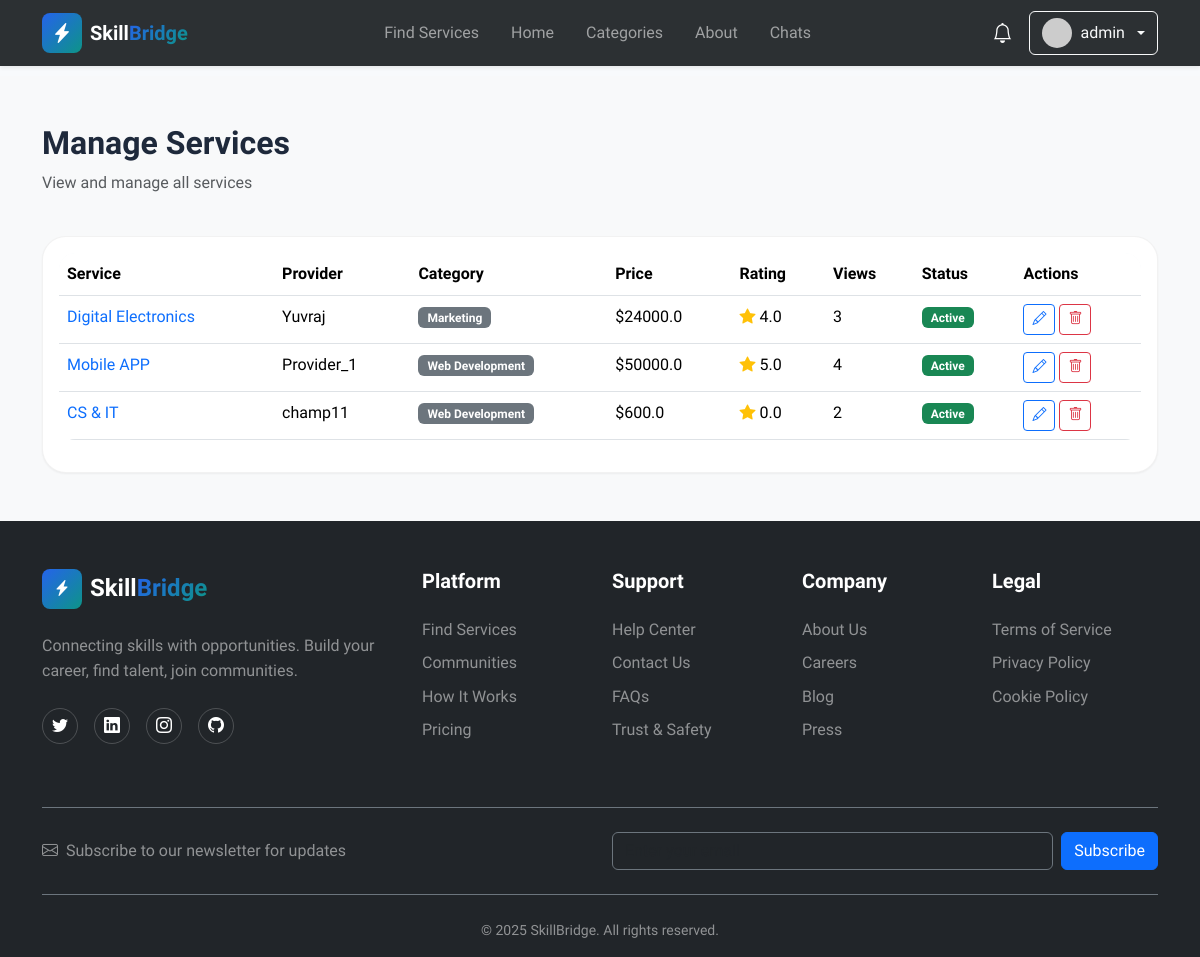
Page /admin/services (signed in) on the committed database.
### models.py (models this page shows, shortened)
class User(UserMixin, db.Model):
    __tablename__ = 'users'
    id = db.Column(db.Integer, primary_key=True)
    username = db.Column(db.String(80), unique=True, nullable=False, index=True)
    email = db.Column(db.String(120), unique=True, nullable=False, index=True)
    password_hash = db.Column(db.String(255), nullable=False)
    user_type = db.Column(db.String(20), nullable=False, default='client')
    full_name = db.Column(db.String(100))
    bio = db.Column(db.Text)
    avatar_url = db.Column(db.String(255), default='default-avatar.png')
    phone = db.Column(db.String(20))
    is_active = db.Column(db.Boolean, default=True)
    is_verified = db.Column(db.Boolean, default=False)
    created_at = db.Column(db.DateTime, default=datetime.utcnow, nullable=False)
    updated_at = db.Column(db.DateTime, default=datetime.utcnow, onupdate=datetime.utcnow)
    services = db.relationship('Service', backref='provider', lazy='dynamic',
                              foreign_keys='Service.user_id')
    reviews = db.relationship('Review', backref='reviewer', lazy='dynamic',
                             foreign_keys='Review.user_id')
    orders_as_buyer = db.relationship('Order', backref='buyer', lazy='dynamic',
                                     foreign_keys='Order.buyer_id')
    orders_as_seller = db.relationship('Order', backref='seller', lazy='dynamic',
                                      foreign_keys='Order.seller_id')
    favorites = db.relationship('Favorite', backref='user', lazy='dynamic',
                               cascade='all, delete-orphan')
    notifications = db.relationship('Notification', backref='user', lazy='dynamic',
                                   cascade='all, delete-orphan')
    def is_admin(self):
        return self.user_type == 'admin'
    def get_unread_notifications_count(self):
        return self.notifications.filter_by(is_read=False).count()
    def get_recent_notifications(self, limit=5):
        return self.notifications.order_by(db.text('created_at desc')).limit(limit)
    def get_avatar_url(self):
        from flask import url_for
        if not self.avatar_url or self.avatar_url == 'default-avatar.png':
            return f"https://ui-avatars.com/api/?name={self.username}&background=random&color=fff&size=128"
        if self.avatar_url.startswith('http'):
            return self.avatar_url
        return url_for('static', filename='avatars/' + self.avatar_url)

class Service(db.Model):
    __tablename__ = 'services'
    id = db.Column(db.Integer, primary_key=True)
    title = db.Column(db.String(200), nullable=False, index=True)
    description = db.Column(db.Text, nullable=False)
    price = db.Column(db.Float, nullable=False)
    delivery_time = db.Column(db.String(50))  # e.g., "3 days", "1 week"
    user_id = db.Column(db.Integer, db.ForeignKey('users.id'), nullable=False, index=True)
    category_id = db.Column(db.Integer, db.ForeignKey('categories.id'), nullable=False, index=True)
    favorited_by = db.relationship('Favorite', backref='service', lazy='dynamic', cascade='all, delete-orphan')
    image_url = db.Column(db.String(255), default='default-service.jpg')
    tags = db.Column(db.String(255))
    is_active = db.Column(db.Boolean, default=True)
    view_count = db.Column(db.Integer, default=0)
    created_at = db.Column(db.DateTime, default=datetime.utcnow, index=True)
    updated_at = db.Column(db.DateTime, default=datetime.utcnow, onupdate=datetime.utcnow)
    reviews = db.relationship('Review', backref='service', lazy='dynamic',
                             cascade='all, delete-orphan')
    orders = db.relationship('Order', backref='service', lazy='dynamic')
    favorited_by = db.relationship('Favorite', backref='service', lazy='dynamic',
                                   cascade='all, delete-orphan')
    def get_average_rating(self):
        reviews = self.reviews.all()
        if not reviews:
            return 0.0
        total_rating = sum(review.rating for review in reviews)
        return round(total_rating / len(reviews), 1)

class Category(db.Model):
    __tablename__ = 'categories'
    id = db.Column(db.Integer, primary_key=True)
    name = db.Column(db.String(100), unique=True, nullable=False, index=True)
    description = db.Column(db.Text)
    icon = db.Column(db.String(50))  # Icon class name (e.g., 'bi-code')
    color = db.Column(db.String(50))  # Color class for styling
    created_at = db.Column(db.DateTime, default=datetime.utcnow)
    services = db.relationship('Service', backref='category', lazy='dynamic')

class Review(db.Model):
    __tablename__ = 'reviews'
    id = db.Column(db.Integer, primary_key=True)
    rating = db.Column(db.Integer, nullable=False)  # 1 to 5
    comment = db.Column(db.Text)
    service_id = db.Column(db.Integer, db.ForeignKey('services.id'), nullable=False, index=True)
    user_id = db.Column(db.Integer, db.ForeignKey('users.id'), nullable=False, index=True)
    created_at = db.Column(db.DateTime, default=datetime.utcnow)
    __table_args__ = (
        db.Index('idx_service_user', 'service_id', 'user_id'),
    )

### routes.py (the view)
@admin_bp.route('/services')
@admin_required
def services():
    services = Service.query.order_by(Service.created_at.desc()).all()
    return render_template('admin/services.html', services=services)

### routes.py (called while the page is built)
def admin_required(f):
    @wraps(f)
    def decorated_function(*args, **kwargs):
        if not current_user.is_authenticated or not current_user.is_admin():
            flash('You need admin privileges to access this page.', 'danger')
            return redirect(url_for('main.index'))
        return f(*args, **kwargs)
    return decorated_function

### templates/admin/services.html (shortened to what this page needs)
{% extends 'base.html' %}
{% block content %}
<section class="py-5 bg-light">
    <div class="container">
        <div class="row mb-4">
            <div class="col">
                <h2 class="fw-bold">Manage Services</h2>
                <p class="text-muted">View and manage all services</p>
            </div>
        </div>
        <div class="card">
            <div class="card-body">
                <div class="table-responsive">
                    <table class="table table-hover">
                        <thead>
                            <tr>
                                <th>Service</th>
                                <th>Provider</th>
                                <th>Category</th>
                                <th>Price</th>
                                <th>Rating</th>
                                <th>Views</th>
                                <th>Status</th>
                                <th>Actions</th>
                            </tr>
                        </thead>
                        <tbody>
                            {% for service in services %}
                            <tr>
                                <td>
                                    <a href="{{ url_for('service.detail', service_id=service.id) }}"
                                        class="text-decoration-none fw-medium">
                                        {{ service.title[:50] }}{% if service.title|length > 50 %}...{% endif %}
                                    </a>
                                </td>
                                <td>{{ service.provider.username }}</td>
                                <td>
                                    <span class="badge bg-secondary">{{ service.category.name }}</span>
                                </td>
                                <td>${{ service.price }}</td>
                                <td>
                                    <i class="bi bi-star-fill text-warning"></i>
                                    {{ service.get_average_rating() }}
                                </td>
                                <td>{{ service.view_count }}</td>
                                <td>
                                    <span class="badge bg-{% if service.is_active %}success{% else %}danger{% endif %}">
                                        {% if service.is_active %}Active{% else %}Inactive{% endif %}
                                    </span>
                                </td>
                                <td>
                                    <a href="{{ url_for('service.edit', service_id=service.id) }}"
                                        class="btn btn-sm btn-outline-primary">
                                        <i class="bi bi-pencil"></i>
                                    </a>
                                    <form method="POST" action="{{ url_for('service.delete', service_id=service.id) }}"
                                        class="d-inline">
                                        <button type="submit" class="btn btn-sm btn-outline-danger"
                                            onclick="return confirm('PERMANENT DELETE: This will completely remove the service from the database. This action cannot be undone. Continue?')">
                                            <i class="bi bi-trash"></i>
                                        </button>
                                    </form>
                                </td>
                            </tr>
                            {% endfor %}
                        </tbody>
                    </table>
                </div>
            </div>
        </div>
    </div>
</section>
{% endblock %}

### templates/components/header.html (shortened to what this page needs)
<header class="navbar navbar-expand-lg navbar-dark bg-dark fixed-top shadow-sm">
    <div class="container">
        <a class="navbar-brand d-flex align-items-center" href="{{ url_for('main.index') }}">
            <div class="logo-icon gradient-primary rounded-3 p-2 me-2">
                <i class="bi bi-lightning-charge-fill text-white"></i>
            </div>
            <span class="fw-bold">Skill<span class="text-gradient">Bridge</span></span>
        </a>
        <div class="collapse navbar-collapse" id="navbarNav">
            <ul class="navbar-nav mx-auto">
                <li class="nav-item">
                    <a class="nav-link" href="{{ url_for('service.browse') }}">Find Services</a>
                </li>
                <li class="nav-item">
                    <a class="nav-link" href="{{ url_for('main.index') }}">Home</a>
                </li>
                <li class="nav-item">
                    <a class="nav-link" href="{{ url_for('main.index') }}#categories">Categories</a>
                </li>
                <li class="nav-item">
                    <a class="nav-link" href="{{ url_for('main.about') }}">About</a>
                </li>
                {% if current_user.is_authenticated %}
                <li class="nav-item">
                    <a class="nav-link" href="{{ url_for('user.chats') }}">Chats</a>
                </li>
                {% endif %}
            </ul>
            <div class="d-flex align-items-center gap-3 mt-3 mt-lg-0">
                {% if current_user.is_authenticated %}
                <div class="dropdown">
                    <button class="btn btn-link text-white position-relative p-0" type="button"
                        data-bs-toggle="dropdown">
                        <i class="bi bi-bell fs-5"></i>
                    </button>
                </div>
                <div class="dropdown">
                    <button class="btn btn-outline-light dropdown-toggle d-flex align-items-center gap-2" type="button"
                        data-bs-toggle="dropdown">
                        <img src="{{ current_user.get_avatar_url() }}" alt="Avatar" class="rounded-circle" width="30"
                            height="30">
                        <span>{{ current_user.username }}</span>
                    </button>
                </div>
                {% else %}
                <a href="{{ url_for('auth.login') }}" class="btn btn-outline-light">Log In</a>
                <a href="{{ url_for('auth.register') }}" class="btn btn-gradient-primary">Get Started</a>
                {% endif %}
            </div>
        </div>
    </div>
</header>
<div style="height: 76px;"></div>

### static/css/custom.css (style rules this page uses)
:root { --primary: #2563eb; --primary-hover: #1d4ed8; --accent: #0d9488; --background: #f8fafc; --foreground: #1e293b; --card: #ffffff; --border: #e2e8f0; --muted: #64748b; --muted-foreground: #94a3b8; --secondary: #f1f5f9; --success: #10b981; --danger: #ef4444; --primary-color: #2563eb; --primary-dark: #1d4ed8; --primary-light: #3b82f6; --accent-color: #0d9488; --card-bg: #ffffff; --gradient-primary: linear-gradient(135deg, #2563eb 0%, #0d9488 100%); --gradient-accent: linear-gradient(135deg, #f97316 0%, #fb923c 100%); --gradient-hero: linear-gradient(135deg, #1e293b, #334155); --shadow-sm: 0 1px 2px 0 rgba(0, 0, 0, 0.05); --shadow-md: 0 4px 6px -1px rgba(0, 0, 0, 0.08); --shadow-lg: 0 10px 15px -3px rgba(0, 0, 0, 0.08); --shadow-xl: 0 20px 25px -5px rgba(0, 0, 0, 0.1); --shadow-glow: 0 0 40px rgba(37, 99, 235, 0.25); --section-padding: 5rem 0; --radius: 0.75rem; --radius-sm: 0.5rem; --radius-md: 1rem; --radius-lg: 1.5rem; --radius-xl: 2rem; }
* { margin: 0; padding: 0; box-sizing: border-box; }
body { font-family: 'Sora', -apple-system, BlinkMacSystemFont, 'Segoe UI', sans-serif; background-color: var(--background); color: var(--foreground); line-height: 1.6; overflow-x: hidden; }
h1, h2, h3, h4, h5, h6 { font-weight: 700; line-height: 1.2; }
a { transition: all 0.3s ease; }
.gradient-primary { background: var(--gradient-primary); }
.text-gradient { background: var(--gradient-primary); -webkit-background-clip: text; -webkit-text-fill-color: transparent; background-clip: text; }
.navbar { backdrop-filter: blur(10px); background-color: rgba(33, 37, 41, 0.95) !important; transition: all 0.3s ease; }
.logo-icon { width: 40px; height: 40px; display: flex; align-items: center; justify-content: center; transition: all 0.3s ease; }
.nav-link { font-weight: 500; position: relative; padding: 0.5rem 1rem !important; }
.nav-link::after { content: ''; position: absolute; bottom: 0; left: 50%; width: 0; height: 2px; background: var(--gradient-primary); transition: all 0.3s ease; transform: translateX(-50%); }
.card { border-radius: var(--radius-lg); border: 1px solid rgba(0, 0, 0, 0.05); box-shadow: var(--shadow-sm); }
.table { border-radius: var(--radius-md); overflow: hidden; }
.table thead { background: var(--background); }
.badge { padding: 0.35em 0.75em; font-weight: 600; }

### rows in the picture
User: username "admin"
Service: title "Digital Electronics", provider.username "Yuvraj", category.name "Marketing", price "24000.0", get_average_rating "4.0", view_count "3", is_active "Active"
Service: title "Mobile APP", provider.username "Provider_1", category.name "Web Development", price "50000.0", get_average_rating "5.0", view_count "4", is_active "Active"
Service: title "CS & IT", provider.username "champ11", category.name "Web Development", price "600.0", get_average_rating "0.0", view_count "2", is_active "Active"
